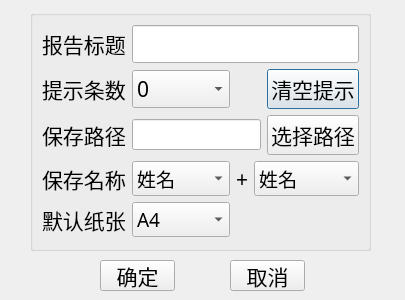
<?xml version="1.0" encoding="UTF-8"?>
<ui version="4.0">
 <class>CSetDialog</class>
 <widget class="QDialog" name="CSetDialog">
  <property name="geometry">
   <rect>
    <x>0</x>
    <y>0</y>
    <width>405</width>
    <height>300</height>
   </rect>
  </property>
  <property name="windowTitle">
   <string>Dialog</string>
  </property>
  <property name="windowIcon">
   <iconset resource="images/images.qrc">
    <normaloff>:/images/wizlogo-icon.png</normaloff>:/images/wizlogo-icon.png</iconset>
  </property>
  <widget class="QGroupBox" name="groupBox">
   <property name="geometry">
    <rect>
     <x>30</x>
     <y>10</y>
     <width>341</width>
     <height>241</height>
    </rect>
   </property>
   <property name="title">
    <string/>
   </property>
   <layout class="QGridLayout" name="gridLayout">
    <item row="0" column="1" colspan="4">
     <widget class="QLineEdit" name="m_LE_Title">
      <property name="font">
       <font>
        <family>宋体</family>
        <pointsize>16</pointsize>
       </font>
      </property>
     </widget>
    </item>
    <item row="3" column="1">
     <widget class="QComboBox" name="m_CB_Name1">
      <property name="font">
       <font>
        <family>宋体</family>
        <pointsize>14</pointsize>
       </font>
      </property>
      <item>
       <property name="text">
        <string>姓名</string>
       </property>
      </item>
      <item>
       <property name="text">
        <string>卡号</string>
       </property>
      </item>
      <item>
       <property name="text">
        <string>性别</string>
       </property>
      </item>
      <item>
       <property name="text">
        <string>年龄</string>
       </property>
      </item>
      <item>
       <property name="text">
        <string>报告时间</string>
       </property>
      </item>
     </widget>
    </item>
    <item row="4" column="0">
     <widget class="QLabel" name="label_6">
      <property name="font">
       <font>
        <family>宋体</family>
        <pointsize>16</pointsize>
       </font>
      </property>
      <property name="text">
       <string>默认纸张</string>
      </property>
     </widget>
    </item>
    <item row="1" column="0">
     <widget class="QLabel" name="label_2">
      <property name="font">
       <font>
        <family>宋体</family>
        <pointsize>16</pointsize>
       </font>
      </property>
      <property name="text">
       <string>提示条数</string>
      </property>
     </widget>
    </item>
    <item row="0" column="0">
     <widget class="QLabel" name="label">
      <property name="font">
       <font>
        <family>宋体</family>
        <pointsize>16</pointsize>
       </font>
      </property>
      <property name="text">
       <string>报告标题</string>
      </property>
     </widget>
    </item>
    <item row="4" column="1">
     <widget class="QComboBox" name="m_CB_Page">
      <property name="font">
       <font>
        <family>宋体</family>
        <pointsize>14</pointsize>
       </font>
      </property>
      <item>
       <property name="text">
        <string>A4</string>
       </property>
      </item>
      <item>
       <property name="text">
        <string>A4 半张</string>
       </property>
      </item>
      <item>
       <property name="text">
        <string>A5</string>
       </property>
      </item>
     </widget>
    </item>
    <item row="1" column="1">
     <widget class="QComboBox" name="m_CB_History">
      <property name="font">
       <font>
        <family>宋体</family>
        <pointsize>16</pointsize>
       </font>
      </property>
      <item>
       <property name="text">
        <string>0</string>
       </property>
      </item>
      <item>
       <property name="text">
        <string>1</string>
       </property>
      </item>
      <item>
       <property name="text">
        <string>2</string>
       </property>
      </item>
      <item>
       <property name="text">
        <string>3</string>
       </property>
      </item>
      <item>
       <property name="text">
        <string>4</string>
       </property>
      </item>
      <item>
       <property name="text">
        <string>5</string>
       </property>
      </item>
      <item>
       <property name="text">
        <string>6</string>
       </property>
      </item>
      <item>
       <property name="text">
        <string>7</string>
       </property>
      </item>
      <item>
       <property name="text">
        <string>8</string>
       </property>
      </item>
      <item>
       <property name="text">
        <string>9</string>
       </property>
      </item>
     </widget>
    </item>
    <item row="3" column="2">
     <widget class="QLabel" name="label_5">
      <property name="font">
       <font>
        <family>宋体</family>
        <pointsize>16</pointsize>
       </font>
      </property>
      <property name="text">
       <string>+</string>
      </property>
     </widget>
    </item>
    <item row="1" column="4">
     <widget class="QPushButton" name="btnCliHint">
      <property name="font">
       <font>
        <family>宋体</family>
        <pointsize>16</pointsize>
       </font>
      </property>
      <property name="text">
       <string>清空提示</string>
      </property>
     </widget>
    </item>
    <item row="3" column="3" colspan="2">
     <widget class="QComboBox" name="m_CB_Name2">
      <property name="font">
       <font>
        <family>宋体</family>
        <pointsize>14</pointsize>
       </font>
      </property>
      <property name="currentIndex">
       <number>0</number>
      </property>
      <item>
       <property name="text">
        <string>姓名</string>
       </property>
      </item>
      <item>
       <property name="text">
        <string>卡号</string>
       </property>
      </item>
      <item>
       <property name="text">
        <string>性别</string>
       </property>
      </item>
      <item>
       <property name="text">
        <string>年龄</string>
       </property>
      </item>
      <item>
       <property name="text">
        <string>报告时间</string>
       </property>
      </item>
     </widget>
    </item>
    <item row="2" column="0">
     <widget class="QLabel" name="label_3">
      <property name="font">
       <font>
        <family>宋体</family>
        <pointsize>16</pointsize>
       </font>
      </property>
      <property name="text">
       <string>保存路径</string>
      </property>
     </widget>
    </item>
    <item row="2" column="1" colspan="3">
     <widget class="QLineEdit" name="m_LE_URL">
      <property name="font">
       <font>
        <family>宋体</family>
        <pointsize>12</pointsize>
       </font>
      </property>
     </widget>
    </item>
    <item row="2" column="4">
     <widget class="QPushButton" name="btnChoseUrl">
      <property name="font">
       <font>
        <family>宋体</family>
        <pointsize>16</pointsize>
       </font>
      </property>
      <property name="text">
       <string>选择路径</string>
      </property>
     </widget>
    </item>
    <item row="3" column="0">
     <widget class="QLabel" name="label_4">
      <property name="font">
       <font>
        <family>宋体</family>
        <pointsize>16</pointsize>
       </font>
      </property>
      <property name="text">
       <string>保存名称</string>
      </property>
     </widget>
    </item>
   </layout>
  </widget>
  <widget class="QPushButton" name="btnOK">
   <property name="geometry">
    <rect>
     <x>100</x>
     <y>260</y>
     <width>75</width>
     <height>31</height>
    </rect>
   </property>
   <property name="font">
    <font>
     <family>宋体</family>
     <pointsize>16</pointsize>
    </font>
   </property>
   <property name="text">
    <string>确定</string>
   </property>
  </widget>
  <widget class="QPushButton" name="btnNO">
   <property name="geometry">
    <rect>
     <x>230</x>
     <y>260</y>
     <width>75</width>
     <height>31</height>
    </rect>
   </property>
   <property name="font">
    <font>
     <family>宋体</family>
     <pointsize>16</pointsize>
    </font>
   </property>
   <property name="text">
    <string>取消</string>
   </property>
  </widget>
 </widget>
 <resources>
  <include location="images/images.qrc"/>
 </resources>
 <connections/>
</ui>
